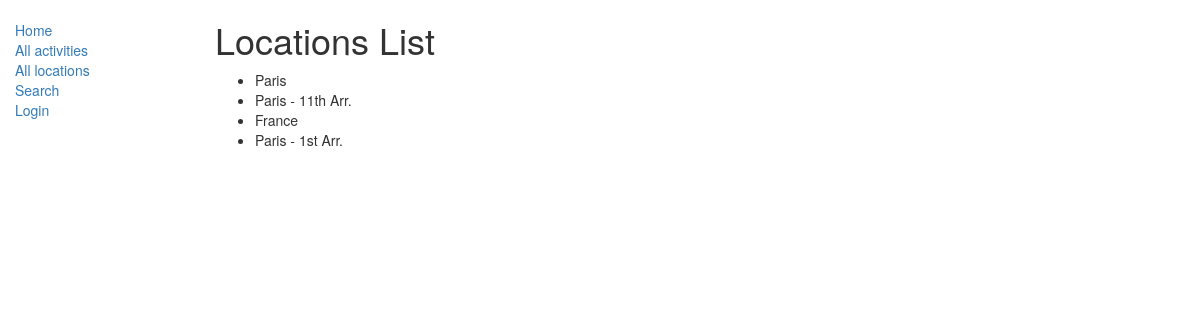
Before: /catalog/locations/ with the older database file.
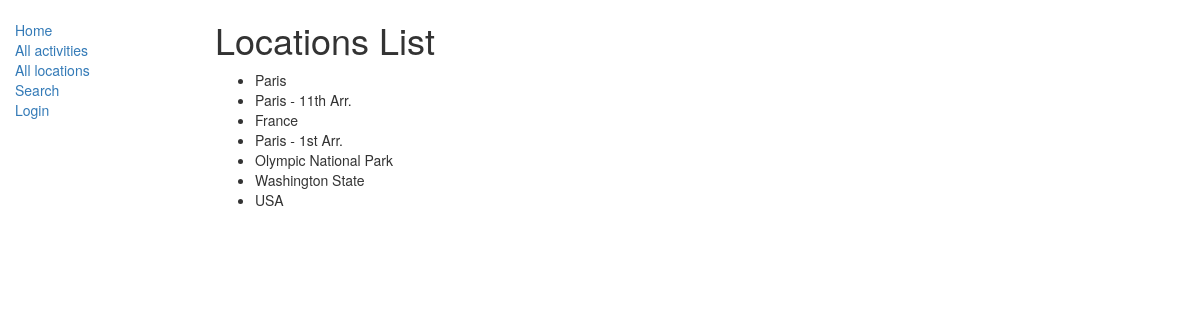
After: the same page with the newer database file.
### catalog/models.py (models this page shows, shortened)
class Location(models.Model):
    location = models.CharField(max_length=200, help_text='Enter a location for this activity.')

### catalog/views.py (the view)
class LocationListView(generic.ListView):
    model = Location

### catalog/templates/catalog/location_list.html
{% extends "base_generic.html" %}
{% block content %}
    <h1>Locations List</h1>
    {% if location_list %}
    <ul>
      {% for location in location_list %}
      <li>
        {{ location.location }}
      </li>
      {% endfor %}
    </ul>
    {% else %}
      <p>There are no locations yet. Can you think of a cool location to add?</p>
    {% endif %}
{% endblock %}

### catalog/templates/base_generic.html (shortened to what this page needs)
<!DOCTYPE html>
<html lang="en">
<head>
  <link rel="stylesheet" href="https://maxcdn.bootstrapcdn.com/bootstrap/3.3.7/css/bootstrap.min.css">
  {% load static %}
  <link rel="stylesheet" href="{% static 'css/styles.css' %}">
</head>
<body>
  <div class="container-fluid">
    <div class="row">
      <div class="col-sm-2">
      {% block sidebar %}
      <ul class="sidebar-nav">
          <li><a href="{% url 'index' %}">Home</a></li>
          <li><a href="{% url 'activities' %}">All activities</a></li>
          <li><a href="{% url 'locations' %}">All locations</a></li>
          <li><a href="{% url 'search' %}">Search</a></li>
          {% if user.is_authenticated %}
            <li>User: {{ user.get_username }}</li>
            <li><a href="{% url 'logout'%}?next={{request.path}}">Logout</a></li>
          {% else %}
            <li><a href="{% url 'login'%}?next={{request.path}}">Login</a></li>
          {% endif %}
      </ul>
     {% endblock %}
      </div>
      <div class="col-sm-10 ">
      {% block content %}{% endblock %}
      </div>
    </div>
  </div>
</body>
</html>

### catalog/static/css/styles.css (style rules this page uses)
.sidebar-nav { margin-top: 20px; padding: 0; list-style: none; }

Changed rows visible on the page:
added Location: location "Olympic National Park"
added Location: location "Washington State"
added Location: location "USA"
